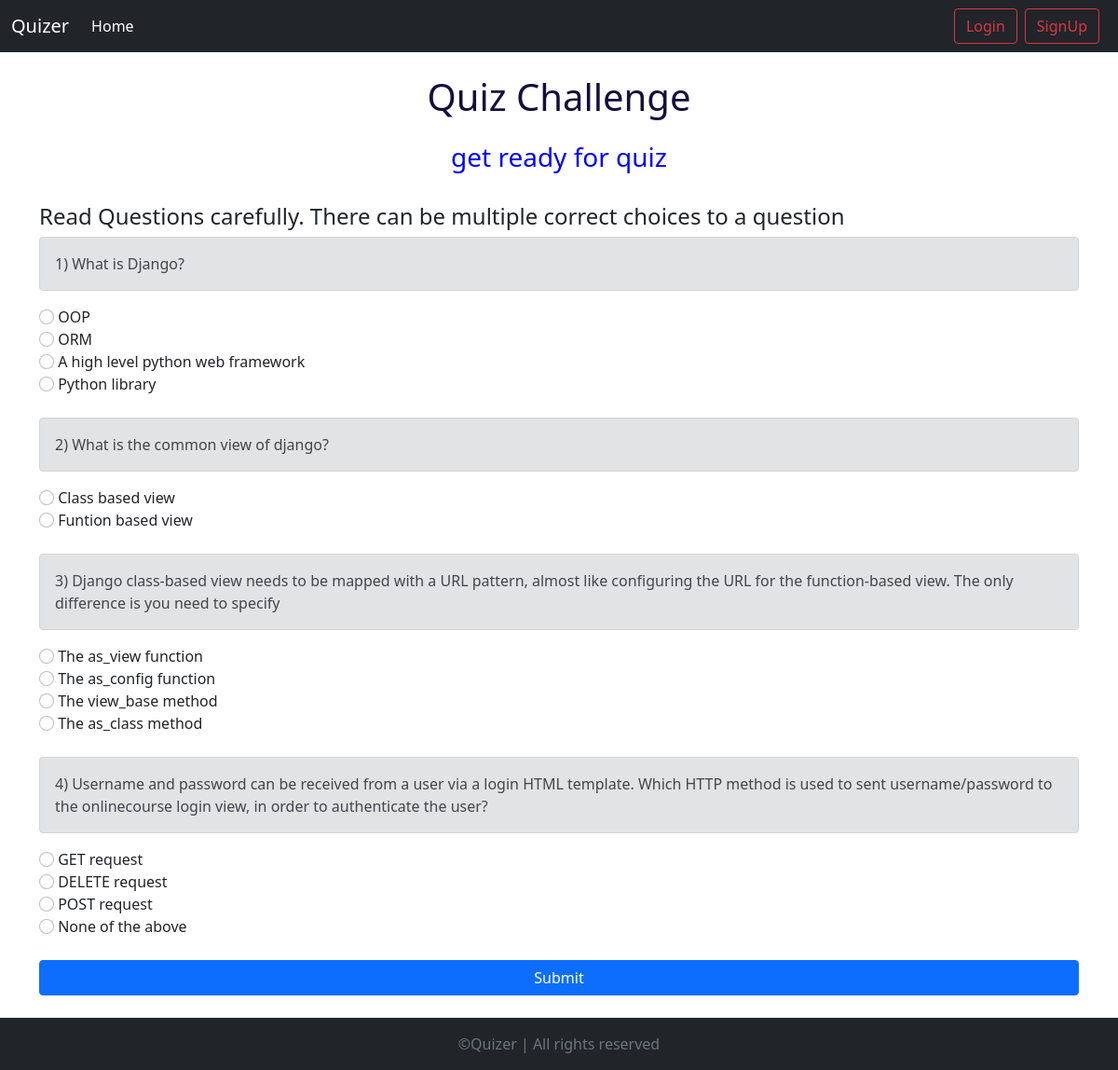
The app's page /onlinecourse/quiz/2 with its own data.
### exam/models.py (models this page shows, shortened)
class Question(models.Model):
    quesid = models.AutoField(primary_key= True)
    subject = models.ForeignKey(Subject,on_delete=models.CASCADE)
    questext = models.TextField(max_length=5000)
    points = models.IntegerField(default=0)

class Option(models.Model):
    opid = models.AutoField(primary_key= True)
    question = models.ForeignKey(Question,on_delete=models.CASCADE)
    opttext = models.TextField(max_length=500,default="")
    is_correct = models.BooleanField(default=False)

### exam/views.py (the view, shortened to what this page needs)
# urls.py: path('quiz/<int:id>',views.quiz , name='quiz'),
def quiz(request,id):
    questions = Question.objects.filter(subject=id)
    options = Option.objects.filter(question__subject__subid = id)
    result = False
    score = -1
    params = {'questions': questions,'options':options,'result':result,'score':score}
    return render(request,'quiz.html',params)

### exam/templates/quiz.html (shortened to what this page needs)
{% extends 'basic.html' %}
{% load static %}
{% block body %}
<div class="container">
    <h1 class="my-4 center mceter"> Quiz Challenge</h1>
    <h3 class="hcenter">{{user.username|title}} get ready for quiz</h3>
    <br>
    <h4>Read Questions carefully. There can be multiple correct choices to a question</h4>
    {% for quest in questions %}
      <div class="question">
        <div class="alert alert-secondary" role="alert">
          {{forloop.counter}}) {{quest.questext}}
        </div>
      </div>
    {% for option in options %}
      {% if option.question.quesid == quest.quesid %}
      <form method="post">
          {% if result %}
              {% if option.is_correct %}
              <div class="alert alert-success " role="alert">
                {{option.opttext}}<span class="ppoints">Correct Answer</span>
                <input class="form-check-input" type="radio" name="flexRadioDefault{{quest.quesid}}" value="{{option.opid}}"  hidden>
                </div>
              {% else %}
                {% if option.opid in wrongans %}
                  <div class="alert alert-danger dalert" role="alert">
                  {{option.opttext}}<span class="ppoints">Wrong Answer</span>
                  </div>
                {% else %}
                  <input class="form-check-input" type="radio" value="{{option.opid}}" name="flexRadioDefault{{quest.quesid}}"  disabled>
                  {{option.opttext}}
                  {% endif %}
                <br>
                {% endif %}
          {% else %}
              <input class="form-check-input" type="radio" value="{{option.opid}}" name="flexRadioDefault{{quest.quesid}}" id="flexRadioDefault1">
              {{option.opttext}}
              <br>
          {% endif %}
        {% endif %}
    {% endfor %}
    <br>
  {% endfor %}
  <div class="d-grid gap-2">
      <button class="btn btn-primary mb-4" id="sbuttton" type="submit">Submit</button>
    </div>
  </form>
</div>
{% endblock  %}

### exam/static/css/style.css (style rules this page uses)
.question { position:relative; }
.hcenter { text-align: center; color: blue; }
.mceter { color:rgb(23, 14, 61); text-align: center; }

### records on screen
Question: questext "What is Django?"
Option: opttext "OOP"
Option: opttext "ORM"
Option: opttext "A high level python web framework"
Option: opttext "Python library"
Question: questext "What is the common view of django?"
Option: opttext "Class based view"
Option: opttext "Funtion based view"
Question: questext "Django class-based view needs to be mapped with a URL pattern, almost like configuring the URL for the function-based view. The only difference is you need to specify"
Option: opttext "The as_view function"
Option: opttext "The as_config function"
Option: opttext "The view_base method"
Option: opttext "The as_class method"
Question: questext "Username and password can be received from a user via a login HTML template. Which HTTP method is used to sent username/password to the onlinecourse login view, in order to authenticate the user?"
Option: opttext "GET request"
Option: opttext "DELETE request"
Option: opttext "POST request"
Option: opttext "None of the above"
